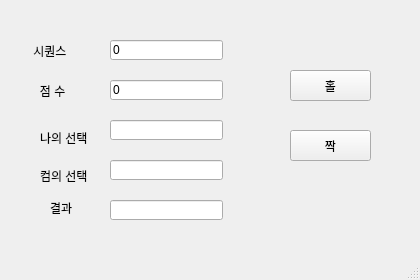
<?xml version="1.0" encoding="UTF-8"?>
<ui version="4.0">
 <class>MainWindow</class>
 <widget class="QMainWindow" name="MainWindow">
  <property name="geometry">
   <rect>
    <x>0</x>
    <y>0</y>
    <width>420</width>
    <height>280</height>
   </rect>
  </property>
  <property name="windowTitle">
   <string>MainWindow</string>
  </property>
  <widget class="QWidget" name="centralwidget">
   <widget class="QPushButton" name="hol">
    <property name="geometry">
     <rect>
      <x>290</x>
      <y>70</y>
      <width>81</width>
      <height>31</height>
     </rect>
    </property>
    <property name="text">
     <string>홀</string>
    </property>
   </widget>
   <widget class="QPushButton" name="jjak">
    <property name="geometry">
     <rect>
      <x>290</x>
      <y>130</y>
      <width>81</width>
      <height>31</height>
     </rect>
    </property>
    <property name="text">
     <string>짝</string>
    </property>
   </widget>
   <widget class="QLabel" name="le_jumsu">
    <property name="geometry">
     <rect>
      <x>30</x>
      <y>80</y>
      <width>71</width>
      <height>21</height>
     </rect>
    </property>
    <property name="text">
     <string>   점 수</string>
    </property>
   </widget>
   <widget class="QLabel" name="le_my">
    <property name="geometry">
     <rect>
      <x>40</x>
      <y>130</y>
      <width>56</width>
      <height>16</height>
     </rect>
    </property>
    <property name="text">
     <string>나의 선택</string>
    </property>
   </widget>
   <widget class="QLineEdit" name="jumsu">
    <property name="geometry">
     <rect>
      <x>110</x>
      <y>80</y>
      <width>113</width>
      <height>20</height>
     </rect>
    </property>
    <property name="text">
     <string>0</string>
    </property>
   </widget>
   <widget class="QLineEdit" name="myselect">
    <property name="geometry">
     <rect>
      <x>110</x>
      <y>120</y>
      <width>113</width>
      <height>20</height>
     </rect>
    </property>
   </widget>
   <widget class="QLineEdit" name="comselect">
    <property name="geometry">
     <rect>
      <x>110</x>
      <y>160</y>
      <width>113</width>
      <height>20</height>
     </rect>
    </property>
   </widget>
   <widget class="QLabel" name="le_com">
    <property name="geometry">
     <rect>
      <x>40</x>
      <y>170</y>
      <width>56</width>
      <height>12</height>
     </rect>
    </property>
    <property name="text">
     <string>컴의 선택</string>
    </property>
   </widget>
   <widget class="QLineEdit" name="result">
    <property name="geometry">
     <rect>
      <x>110</x>
      <y>200</y>
      <width>113</width>
      <height>20</height>
     </rect>
    </property>
   </widget>
   <widget class="QLabel" name="le_result">
    <property name="geometry">
     <rect>
      <x>50</x>
      <y>200</y>
      <width>31</width>
      <height>16</height>
     </rect>
    </property>
    <property name="text">
     <string>결과</string>
    </property>
   </widget>
   <widget class="QLabel" name="sequence_2">
    <property name="geometry">
     <rect>
      <x>30</x>
      <y>40</y>
      <width>71</width>
      <height>21</height>
     </rect>
    </property>
    <property name="text">
     <string> 시퀀스</string>
    </property>
   </widget>
   <widget class="QLineEdit" name="sequence">
    <property name="geometry">
     <rect>
      <x>110</x>
      <y>40</y>
      <width>113</width>
      <height>20</height>
     </rect>
    </property>
    <property name="text">
     <string>0</string>
    </property>
   </widget>
  </widget>
  <widget class="QMenuBar" name="menubar">
   <property name="geometry">
    <rect>
     <x>0</x>
     <y>0</y>
     <width>420</width>
     <height>21</height>
    </rect>
   </property>
  </widget>
  <widget class="QStatusBar" name="statusbar"/>
 </widget>
 <resources/>
 <connections/>
</ui>
